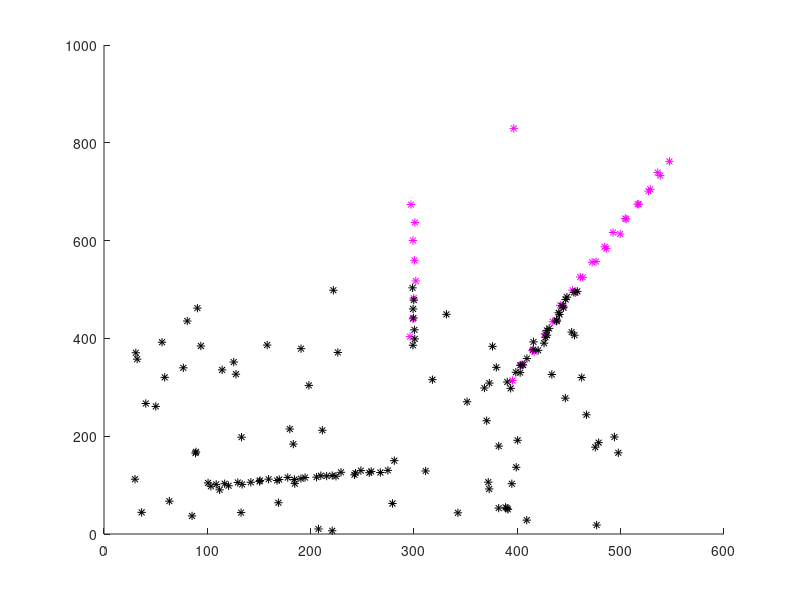

Write the MATLAB code that produced this figure.
function [] = PlotTruth()
%Plot the groundtruth

M1Target1 = zeros(2,31);
M1Target2 = zeros(2,31);
M1Target3 = zeros(2,31);
M1Target4 = zeros(2,16);
M2Target1 = zeros(2,31);
M2Target2 = zeros(2,31);
M2Target3 = zeros(2,31);
M2Target4 = zeros(2,16);

M1Target1(1,:) = [100.00, 106.01, 112.01, 118.00, 123.98, 130.01, 136.07, 142.13, 148.16, 154.19, 160.22, 166.26, 172.27, 178.28, 184.30, 190.28, 196.20, 202.10, 208.01, 213.93, 219.85, 225.78, 231.72, 237.67, 243.63, 249.56, 255.48, 261.39, 267.31, 273.23, 279.13];
M1Target1(2,:) = [100.00, 101.00, 101.99, 103.00, 104.00, 104.97, 105.95, 106.92, 107.90, 108.90, 109.96, 111.02, 112.05, 113.06, 114.02, 114.97, 115.94, 116.95, 118.01, 119.09, 120.14, 121.20, 122.26, 123.35, 124.46, 125.56, 126.64, 127.73, 128.84, 129.94, 131.01];
M1Target2(1,:) = [400.00, 405.00, 410.04, 415.11, 420.16, 425.20, 430.25, 435.32, 440.40, 445.46, 450.53, 455.63, 460.75, 465.88, 471.03, 476.17, 481.29, 486.41, 491.51, 496.61, 501.69, 506.72, 511.74, 516.74, 521.73, 526.72, 531.71, 536.72, 541.75, 546.80, 551.88];
M1Target2(2,:) = [330.00, 345.01, 360.03, 375.05, 390.07, 405.11, 420.13, 435.12, 450.09, 465.02, 479.92, 494.84, 509.78, 524.70, 539.60, 554.50, 569.38, 584.25, 599.13, 614.00, 628.86, 643.72, 658.56, 673.42, 688.27, 703.10, 717.93, 732.80, 747.72, 762.64, 777.58];
M1Target3(1,:) = [390.00, 395.01, 400.05, 405.08, 410.08, 415.06, 420.02, 424.98, 429.96, 434.98, 440.03, 445.11, 450.17, 455.19, 460.19, 465.17, 470.13, 475.11, 480.08, 485.04, 490.03, 495.03, 500.03, 505.02, 509.98, 514.90, 519.83, 524.77, 529.72, 534.68, 539.67];
M1Target3(2,:) = [300.00, 315.02, 330.06, 345.10, 360.17, 375.26, 390.36, 405.48, 420.61, 435.75, 450.86, 465.94, 480.97, 495.97, 510.95, 525.93, 540.92, 555.93, 570.99, 586.08, 601.18, 616.28, 631.36, 646.43, 661.49, 676.57, 691.65, 706.71, 721.73, 736.74, 751.79];
M1Target4(1,:) = [300.00, 299.99, 299.98, 299.97, 299.94, 299.94, 299.97, 300.00, 300.01, 300.04, 300.04, 300.06, 300.14, 300.23, 300.31, 300.36];
M1Target4(2,:) = [700.00, 679.99, 659.97, 639.92, 619.86, 599.81, 579.78, 559.78, 539.80, 519.83, 499.86, 479.90, 459.92, 439.96, 420.01, 400.03];
M2Target1(1,:) = [100.00, 106.01, 112.01, 118.02, 124.09, 130.18, 136.28, 142.36, 148.45, 154.54, 160.64, 166.80, 172.95, 179.09, 185.21, 191.29, 197.37, 203.46, 209.57, 215.68, 221.78, 227.89, 234.02, 240.11, 246.20, 252.30, 258.42, 264.57, 270.72, 276.85, 282.95];
M2Target1(2,:) = [100.00, 101.00, 101.99, 103.00, 104.09, 105.22, 106.36, 107.50, 108.63, 109.79, 110.94, 112.06, 113.14, 114.23, 115.33, 116.41, 117.50, 118.62, 119.77, 120.94, 122.14, 123.38, 124.59, 125.77, 126.94, 128.12, 129.33, 130.55, 131.77, 132.95, 134.13];
M2Target2(1,:) = [400.00, 404.99, 409.99, 415.01, 420.01, 425.00, 430.03, 435.11, 440.23, 445.36, 450.48, 455.61, 460.78, 465.97, 471.18, 476.38, 481.53, 486.66, 491.78, 496.90, 502.03, 507.15, 512.25, 517.33, 522.41, 527.51, 532.63, 537.80, 543.02, 548.28, 553.53];
M2Target2(2,:) = [330.00, 345.02, 360.08, 375.15, 390.20, 405.25, 420.30, 435.37, 450.45, 465.51, 480.57, 495.60, 510.62, 525.68, 540.76, 555.84, 570.88, 585.89, 600.91, 615.94, 630.96, 645.97, 661.01, 676.05, 691.11, 706.18, 721.23, 736.30, 751.37, 766.45, 781.56];
M2Target3(1,:) = [390.00, 394.99, 399.96, 404.91, 409.84, 414.79, 419.75, 424.69, 429.62, 434.59, 439.57, 444.58, 449.58, 454.56, 459.55, 464.55, 469.55, 474.55, 479.55, 484.50, 489.43, 494.33, 499.22, 504.12, 509.00, 513.86, 518.72, 523.58, 528.44, 533.30, 538.15];
M2Target3(2,:) = [300.00, 315.00, 330.01, 345.05, 360.04, 375.01, 389.94, 404.84, 419.74, 434.63, 449.49, 464.33, 479.13, 493.89, 508.64, 523.38, 538.13, 552.89, 567.65, 582.44, 597.22, 611.99, 626.79, 641.61, 656.42, 671.25, 686.09, 700.94, 715.79, 730.63, 745.49];
M2Target4(1,:) = [300.00, 300.01, 300.03, 300.09, 300.16, 300.22, 300.28, 300.34, 300.39, 300.45, 300.55, 300.65, 300.77, 300.87, 300.96, 301.07];
M2Target4(2,:) = [700.00, 680.02, 660.04, 640.05, 620.04, 600.03, 580.02, 560.02, 540.03, 520.00, 499.95, 479.90, 459.89, 439.92, 419.96, 399.98];

%%%%%%%%%%%%%%%%%%%%%Measurement%%%%%%%%%%%%%%%%%%%%%%%%%

measM1S1 = nan(2,20,30);
measM2S1 = nan(2,20,30);
measM1S2 = nan(2,20,15);
measM2S2 = nan(2,20,15);

measM1S1(:,1:3,1) = [100.707323, 398.557652, 393.560647; 104.438078, 330.700508, 297.823897];
measM1S1(:,1:5,2) = [103.443574, 402.839762, 390.265176, 88.553767, 331.404031;  97.680558, 344.921326, 310.913638, 165.414498, 449.243069];
measM1S1(:,1:6,3) = [108.561953, 402.731987, 381.978539, 409.102019, 50.110770, 89.058477; 101.463639, 329.985825, 179.817457,  28.352345, 260.942837, 167.924487];
measM1S1(:,1:6,4) = [116.789470, 420.154592, 405.501293, 372.773037, 368.133728, 280.930713; 102.849256, 375.524863, 345.736696, 92.097049, 298.605675, 149.968495];
measM1S1(:,1:4,5) = [120.559773, 415.616151, 409.264315, 220.861029;  98.699989, 392.798561, 358.755101, 6.641600];
measM1S1(:,1:4,6) = [129.512354, 427.206002, 415.340342, 497.694864; 105.373790, 402.358544, 377.065371, 166.046417];
measM1S1(:,1:6,7) = [133.687814, 430.793734, 425.851191, 40.431212, 388.620268, 452.567372; 101.457482, 420.464213, 390.240993, 266.885976, 54.577106, 412.904429];
measM1S1(:,1:3,8) = [142.097130, 438.019643, 428.766719; 105.764559, 435.367730, 406.502561];
measM1S1(:,1:7,9) = [150.546148, 440.820482, 428.573435, 198.260396, 30.795334, 390.087766, 168.791932; 107.614735, 449.076477, 416.304780, 303.932954, 370.627025, 52.406621, 63.944190];
measM1S1(:,1:4,10) = [151.002559, 444.649167, 438.032229, 36.442650; 109.499251, 462.819537, 437.688563, 44.263730];
measM1S1(:,1:4,11) = [159.260848, 447.973163, 440.047452, 58.746426; 112.132972, 484.498690, 452.529806, 320.358961];
measM1S1(:,1:8,12) = [167.466572, 458.054040, 443.419401, 183.218308, 184.599402, 342.514236, 298.970818, 394.681972; 109.473097, 496.247323, 466.474036, 183.826459, 103.013930, 43.333274, 385.966959, 102.837261];
measM1S1(:,1:3,13) = [169.579396, 446.731121, 390.965983; 111.360788, 479.583053, 50.303161];
measM1S1(:,1:3,14) = [177.799605, 454.807619, 56.141981; 115.479377, 494.158136, 392.213945];
measM1S1(:,1:6,15) = [184.287226, 298.593137, 466.879924, 93.730403, 133.089419, 398.915130; 111.419597, 503.375738, 243.801888, 384.479132, 198.003373, 136.469397];
measM1S1(:,1:3,16) = [190.571146, 299.830949, 157.905719; 113.171642, 478.407232, 386.361065];
measM1S1(:,1:2,17) = [194.622077, 299.132326; 115.447837, 460.234947];
measM1S1(:,1:3,18) = [205.636009, 299.444575, 63.249933; 116.285751, 441.911069, 67.151652];
measM1S1(:,1:4,19) = [209.846298, 300.398644, 125.520923, 446.461203; 119.345554, 417.491064, 351.611612, 277.868971];
measM1S1(:,1:5,20) = [215.455944, 300.726805, 311.248630, 493.967367, 85.216012; 118.482034, 398.971608, 128.896125, 198.399659, 36.997385];
measM1S1(:,1:3,21) = [220.860196, 190.672602, 80.566986; 119.533854, 379.056216, 435.555561];
measM1S1(:,1:5,22) = [224.502843, 226.296271, 211.322827, 179.803159, 279.159600; 118.032361, 371.272683, 212.167392, 214.677894, 62.436379];
measM1S1(:,1:5,23) = [229.356604, 381.948972, 379.663692, 370.324032, 371.844171; 126.210355, 52.960208, 340.780215, 231.630289, 106.081603];
measM1S1(:,1:4,24) = [242.383136, 351.351153, 76.795188, 476.728535; 121.063567, 270.442041, 339.866949, 18.281509];
measM1S1(:,1:4,25) = [243.379344, 207.546693, 90.368880, 127.693370; 124.600649, 10.267887, 461.837806, 326.849945];
measM1S1(:,1:4,26) = [248.577672, 375.973197, 114.334741, 32.093544; 129.663226, 383.664755, 335.601093, 357.606257];
measM1S1(:,1:6,27) = [256.732055, 317.830694, 475.447208, 221.982078, 30.009410, 433.374948; 125.253761, 315.594367, 177.536826, 498.501636, 112.085749, 326.225536];
measM1S1(:,1,28) = [258.601808; 127.942767];
measM1S1(:,1:5,29) = [267.458492, 478.692011, 132.661018, 462.290448, 111.885202; 125.771629, 186.781904, 43.750175, 320.058274, 90.308444];
measM1S1(:,1:4,30) = [274.739450, 455.284994, 400.279328, 372.923742; 130.066690, 406.556407, 191.653159, 308.639616];

measM2S1(:,1:5,1) = [102.958753, 401.151676, 390.031411, 402.224792, 493.052121;  99.480139, 328.542103, 302.712227, 14.995975, 267.832095];
measM2S1(:,1:2,2) = [109.164856, 410.681574; 101.193483, 344.828228];
measM2S1(:,1:8,3) = [114.887437, 409.247570, 400.601944, 108.900797, 91.070538, 20.909932, 53.470829, 308.221743; 102.543786, 364.203715, 329.407961, 469.830505, 177.227865, 205.314545, 492.174708, 472.789595];
measM2S1(:,1:4,4) = [117.612547, 404.895830, 147.753625, 340.089186; 103.731644, 345.193941, 263.923415, 205.796757];
measM2S1(:,1:5,5) = [123.713566, 419.947464, 409.485797, 359.785067, 498.078056; 101.939519, 386.752019, 360.243796, 177.267152, 485.629408];
measM2S1(:,1:4,6) = [130.932688, 422.380512, 419.298161, 154.457297; 107.275016, 402.537611, 381.056765, 363.052216];
measM2S1(:,1:5,7) = [138.327151, 431.348686, 415.126462, 189.093069, 352.169812; 105.089810, 420.731316, 390.094164, 364.756523, 112.138535];
measM2S1(:,1:4,8) = [142.086665, 435.315668, 422.159711, 414.821693; 108.515107, 427.537800, 401.557955, 383.460834];
measM2S1(:,1:6,9) = [146.678030, 439.636137, 430.934553, 22.082786, 278.647578, 386.247534; 104.477140, 448.385112, 418.178117, 155.970029, 89.491240, 169.477839];
measM2S1(:,1:4,10) = [155.850026, 441.085734, 435.958501, 27.308308; 106.684414, 463.287089, 437.198659, 250.641457];
measM2S1(:,1:4,11) = [159.271884, 439.297184, 463.678112, 458.746916; 114.424194, 449.763589, 356.787006, 309.168692];
measM2S1(:,1:8,12) = [166.150258, 456.195297, 444.116520, 276.130808, 489.564566, 274.654267, 165.211805, 309.735778; 110.817177, 496.882310, 458.313533, 180.318286, 378.254772, 206.950374, 246.172552, 347.371617];
measM2S1(:,1:2,13) = [454.400568, 178.434493; 476.989124, 331.326917];
measM2S1(:,1:4,14) = [183.389210, 448.576492, 174.392404, 225.670290; 116.502510, 493.878311, 120.452499, 357.522507];
measM2S1(:,1:4,15) = [185.771290, 301.874308, 183.078400, 403.379772; 117.101001, 501.241258, 251.890393, 244.797169];
measM2S1(:,1,16) = [191.940031; 117.324562];
measM2S1(:,1:5,17) = [304.515696, 41.936754, 487.400834, 325.674766, 115.618908; 461.040637, 201.745572, 61.010259, 134.219411, 128.923085];
measM2S1(:,1:4,18) = [203.064322, 302.282560, 199.509985, 23.700731; 118.641681, 439.836155, 171.186752, 367.983079];
measM2S1(:,1:2,19) = [207.797397, 301.627164; 117.441364, 422.145659];
measM2S1(:,1:5,20) = [218.600821, 299.434432, 461.372285, 400.186046, 142.973428; 122.955608, 401.813035, 271.831616, 492.388118, 357.839034];
measM2S1(:,1:4,21) = [219.535827, 323.404833, 153.872791, 69.362318; 121.860644, 237.786467, 181.229640, 394.056714];
measM2S1(:,1,22) = [224.863953; 126.355107];
measM2S1(:,1:8,23) = [235.027627, 364.193412, 288.379149, 12.928736, 223.265489, 323.150979, 260.601476, 186.156330; 126.663889, 468.567333, 414.766412, 424.542740, 186.267120, 296.592288, 436.276282, 466.750804];
measM2S1(:,1,24) = [239.826252; 126.449415];
measM2S1(:,1:8,25) = [243.787172, 227.370914, 123.343599, 392.211547, 441.418803, 456.855841, 279.142462, 299.434051; 124.021849, 74.438360, 449.856742, 225.196790, 102.836170, 449.825495, 381.292770, 441.243154];
measM2S1(:,1:2,26) = [249.992055, 137.643476; 132.153030, 358.334870];
measM2S1(:,1:5,27) = [259.239684, 287.368580, 163.021085, 228.212300, 356.897792; 128.617497, 442.202523, 360.427835, 9.306387, 337.388234];
measM2S1(:,1:3,28) = [263.444000, 171.356611, 187.846070; 128.179777, 273.276897, 280.960077];
measM2S1(:,1:6,29) = [273.628749, 30.233386, 42.123526, 81.949159, 162.109960, 150.863389; 133.961738, 5.840496, 269.952547, 47.686346, 73.257428, 315.570604];
measM2S1(:,1:5,30) = [277.862035, 245.903127, 35.518542, 443.869608, 32.316796; 133.946893, 218.092478, 413.314753, 197.267342, 306.737441];

measM1S2(:,1:2,1) = [321.206945, 351.701024; -2.227631, -2.191728];
measM1S2(:,1:2,2) = [292.085152, 320.050008; -2.250941, -2.226889];
measM1S2(:,1:3,3) = [257.954683, 291.538471, 311.770543; -2.304848, -2.259889, 2.902762];
measM1S2(:,1:3,4) = [230.621769, 257.473559, 301.451102; -2.347437, -2.309274,  3.018491];
measM1S2(:,1:3,5) = [205.244732, 234.492177, 301.034329; -2.429703, -2.355918, 3.140606];
measM1S2(:,1:3,6) = [178.752690, 206.449832, 302.270683; -2.503443, -2.445431, -3.007954];
measM1S2(:,1:3,7) = [156.026073, 178.205154, 309.468747; -2.638158, -2.536448, -2.871526];
measM1S2(:,1:3,8) = [131.047894, 157.765781, 322.599559; -2.808504, -2.650312, -2.767922];
measM1S2(:,1:3,9) = [115.057180, 135.126735, 341.074409; -2.998064, -2.807321, -2.652334];
measM1S2(:,1:3,10) = [ 101.375579, 116.151904, 361.745099; 3.006695, -3.031924, -2.567769];
measM1S2(:,1:3,11) = [104.373713, 108.641055, 306.670668; 2.706925, 2.988469, 2.296124];
measM1S2(:,1:2,12) = [112.070789, 105.787355; 2.412291, 2.699356];
measM1S2(:,1:2,13) = [124.956350, 111.016311; 2.195628, 2.408476];
measM1S2(:,1:2,14) = [146.611697, 126.765387; 2.004755, 2.168109];
measM1S2(:,1:2,15) = [170.447327, 153.190160; 1.885844, 2.002758];

measM2S2(:,1,1) = [322.920026; -2.227749];
measM2S2(:,1:2,2) = [292.568818, 319.371531; -2.225805, -2.211164];
measM2S2(:,1:3,3) = [260.443052, 293.416974, 310.192912; -2.292490, -2.255282, 2.878545];
measM2S2(:,1:3,4) = [236.915513, 261.398288, 300.654309; -2.346789, -2.292790, 3.005501];
measM2S2(:,1:3,5) = [208.216039, 233.411992, 301.181684; -2.433490, -2.345397, -3.127493];
measM2S2(:,1:3,6) = [175.289329, 203.668922, 304.947784; 2.493354, 2.412236, 3.014637];
measM2S2(:,1:3,7) = [154.950394, 184.191691, 315.843509; -2.633042, -2.519773, -2.880976];
measM2S2(:,1:3,8) = [127.745515, 156.461489, 321.220468; -2.805410, -2.632900, -2.747322];
measM2S2(:,1:3,9) = [114.178417, 132.570941, 336.678712; -2.995241, -2.775002, -2.635777];
measM2S2(:,1:3,10) = [105.958173, 120.619211, 367.307598;  2.995063, -2.985568, -2.558657];
measM2S2(:,1:2,11) = [106.303184, 105.260364; 2.677926, 3.031687];
measM2S2(:,1:2,12) = [114.066294, 109.207265; 2.394569, 2.728814];
measM2S2(:,1,13) = [110.329399; 2.454407];
measM2S2(:,1:2,14) = [150.766477, 128.364393; 1.998348, 2.218067];
measM2S2(:,1:2,15) = [175.723388, 146.604320; 1.870692, 2.058671];


%plot(M1Target1(1,:), M1Target1(2,:), '-or', M1Target2(1,:), M1Target2(2,:), '-og', M1Target3(1,:), M1Target3(2,:), '-ob', M1Target4(1,:), M1Target4(2,:), '-oc', M2Target1(1,:), M2Target1(2,:), '-*r', M2Target2(1,:), M2Target2(2,:), '-*g', M2Target3(1,:), M2Target3(2,:), '-*b', M2Target4(1,:), M2Target4(2,:), '-*c');
%legend('M1T1','M1T2','M1T3','M1T4','M2T1','M2T2','M2T3','M2T4');
hold on

for i = 1:15
    for j = 1:20
        if isnan(measM1S2(1,j,i)) == 0
            plot(600 + cos(measM1S2(2,j,i))*measM1S2(1,j,i), 600 + sin(measM1S2(2,j,i))*measM1S2(1,j,i), '*m');
        end
        if isnan(measM2S2(1,j,i)) == 5
            plot(600 + cos(measM2S2(2,j,i))*measM2S2(1,j,i), 600 + sin(measM2S2(2,j,i))*measM2S2(1,j,i), '*m');
        end
    end
end

for i = 1:30
    for j = 1:20
        if isnan(measM1S1(1,j,i)) == 0
            plot(measM1S1(1,j,i), measM1S1(2,j,i), '*k');
        end
        if isnan(measM2S1(1,j,i)) == 5
            plot(measM2S1(1,j,i), measM2S1(2,j,i), '*k');
        end
    end
end

end

